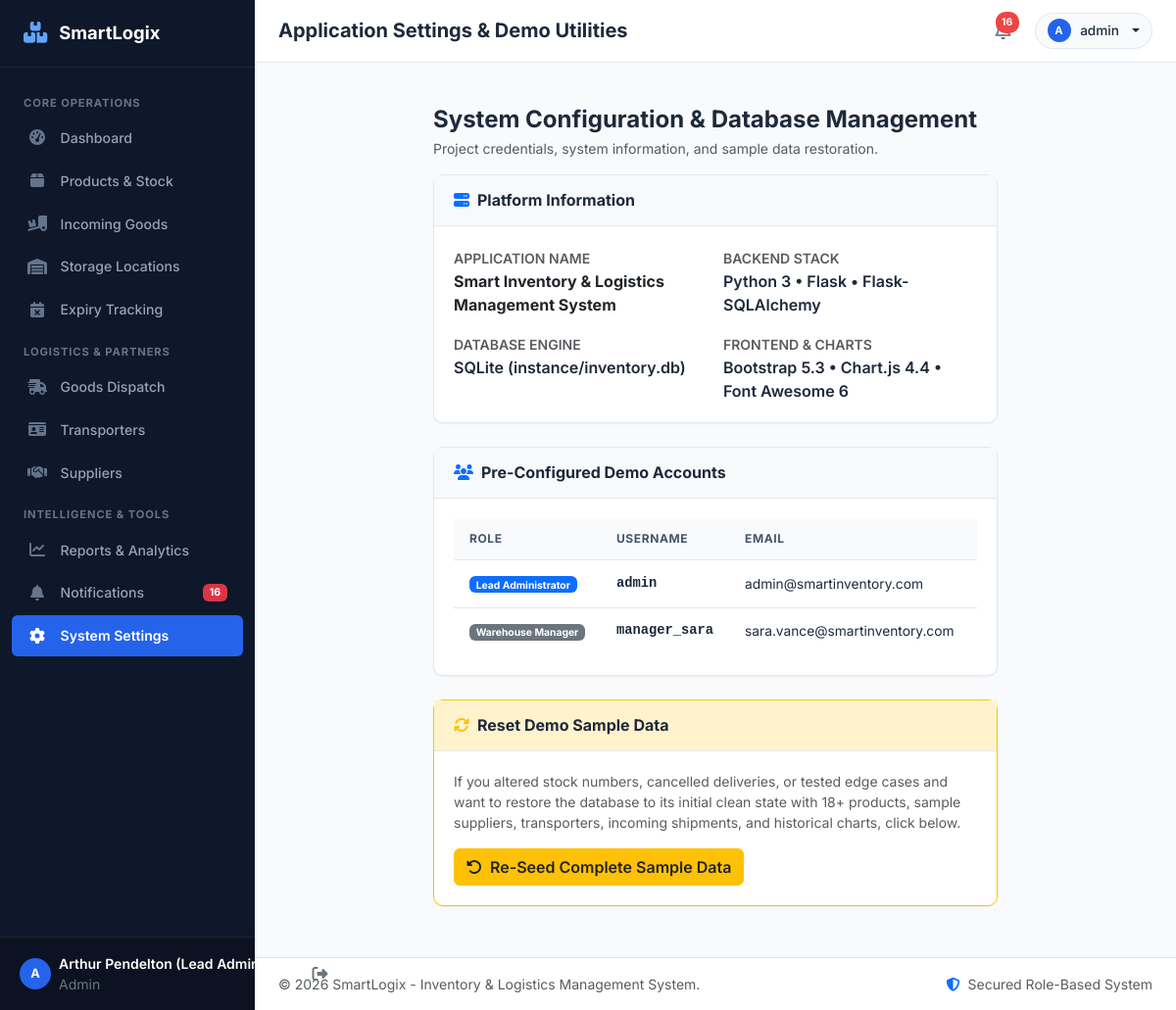
Screenshot of /settings/ (signed in) with the database file from the repository.
### models.py (models this page shows, shortened)
class User(db.Model):
    __tablename__ = 'users'
    id = db.Column(db.Integer, primary_key=True)
    username = db.Column(db.String(64), unique=True, nullable=False, index=True)
    email = db.Column(db.String(120), unique=True, nullable=False, index=True)
    password_hash = db.Column(db.String(256), nullable=False)
    full_name = db.Column(db.String(100), nullable=False)
    role = db.Column(db.String(20), default='Admin') # Admin, Manager, Shopkeeper, Warehouse Staff
    created_at = db.Column(db.DateTime, default=get_current_time)

### routes/settings.py (the view)
@settings_bp.route('/')
@login_required
def index():
    return render_template('settings/index.html')

### helpers.py (called while the page is built)
def login_required(f):
    @wraps(f)
    def decorated_function(*args, **kwargs):
        if 'user_id' not in session:
            flash('Please log in to access this page.', 'warning')
            return redirect(url_for('auth.login'))
        return f(*args, **kwargs)
    return decorated_function

### templates/settings/index.html (shortened to what this page needs)
{% extends "base.html" %}
{% block page_title %}Application Settings & Demo Utilities{% endblock %}
{% block content %}
<div class="row justify-content-center">
    <div class="col-lg-9 col-xl-8">
        <div class="d-flex justify-content-between align-items-center mb-3">
            <div>
                <h4 class="fw-bold mb-1">System Configuration & Database Management</h4>
                <p class="text-muted small mb-0">Project credentials, system information, and sample data restoration.</p>
            </div>
        </div>
        <div class="card-modern mb-4">
            <div class="card-header-modern bg-light">
                <div class="d-flex align-items-center gap-2">
                    <i class="fa-solid fa-server text-primary"></i>
                    <h6 class="mb-0 fw-bold">Platform Information</h6>
                </div>
            </div>
            <div class="card-body-modern">
                <div class="row g-3">
                    <div class="col-sm-6">
                        <label class="text-muted small fw-semibold text-uppercase">Application Name</label>
                        <div class="fw-bold text-dark">Smart Inventory & Logistics Management System</div>
                    </div>
                    <div class="col-sm-6">
                        <label class="text-muted small fw-semibold text-uppercase">Backend Stack</label>
                        <div class="fw-semibold">Python 3 &bull; Flask &bull; Flask-SQLAlchemy</div>
                    </div>
                    <div class="col-sm-6">
                        <label class="text-muted small fw-semibold text-uppercase">Database Engine</label>
                        <div class="fw-semibold">SQLite (instance/inventory.db)</div>
                    </div>
                    <div class="col-sm-6">
                        <label class="text-muted small fw-semibold text-uppercase">Frontend & Charts</label>
                        <div class="fw-semibold">Bootstrap 5.3 &bull; Chart.js 4.4 &bull; Font Awesome 6</div>
                    </div>
                </div>
            </div>
        </div>
        <div class="card-modern mb-4">
            <div class="card-header-modern bg-light">
                <div class="d-flex align-items-center gap-2">
                    <i class="fa-solid fa-users text-primary"></i>
                    <h6 class="mb-0 fw-bold">Pre-Configured Demo Accounts</h6>
                </div>
            </div>
            <div class="card-body-modern">
                <div class="table-responsive">
                    <table class="table-modern">
                        <thead>
                            <tr>
                                <th>Role</th>
                                <th>Username</th>
                                <th>Email</th>
                                <th>Password</th>
                            </tr>
                        </thead>
                        <tbody>
                            <tr>
                                <td><span class="badge bg-primary">Lead Administrator</span></td>
                                <td class="font-monospace fw-bold">admin</td>
                                <td>admin@smartinventory.com</td>
                                <td class="font-monospace text-muted">admin123</td>
                            </tr>
                            <tr>
                                <td><span class="badge bg-secondary">Warehouse Manager</span></td>
                                <td class="font-monospace fw-bold">manager_sara</td>
                                <td>sara.vance@smartinventory.com</td>
                                <td class="font-monospace text-muted">manager123</td>
                            </tr>
                        </tbody>
                    </table>
                </div>
            </div>
        </div>
        <div class="card-modern border-warning">
            <div class="card-header-modern bg-warning-subtle text-dark">
                <div class="d-flex align-items-center gap-2">
                    <i class="fa-solid fa-arrows-rotate text-warning"></i>
                    <h6 class="mb-0 fw-bold">Reset Demo Sample Data</h6>
                </div>
            </div>
            <div class="card-body-modern">
                <p class="small text-muted mb-3">
                    If you altered stock numbers, cancelled deliveries, or tested edge cases and want to restore the database to its initial clean state with 18+ products, sample suppliers, transporters, incoming shipments, and historical charts, click below.
                </p>
                <form method="POST" action="{{ url_for('settings.reset_sample_data') }}" onsubmit="return confirm('Are you sure you want to re-seed the sample database? All current test edits will be reset to defaults.')">
                    <button type="submit" class="btn btn-warning text-dark fw-semibold">
                        <i class="fa-solid fa-rotate-left me-1"></i> Re-Seed Complete Sample Data
                    </button>
                </form>
            </div>
        </div>
    </div>
</div>
{% endblock %}

### templates/base.html (shortened to what this page needs)
<!DOCTYPE html>
<html lang="en">
<head>
    <link href="https://cdn.jsdelivr.net/npm/bootstrap@5.3.3/dist/css/bootstrap.min.css" rel="stylesheet">
    <link rel="stylesheet" href="https://cdnjs.cloudflare.com/ajax/libs/font-awesome/6.5.1/css/all.min.css">
    <link rel="stylesheet" href="{{ url_for('static', filename='css/style.css') }}">
</head>
<body>
<div class="app-wrapper">
    <nav id="sidebar">
        <a href="{{ url_for('dashboard.index') }}" class="sidebar-brand">
            <i class="fa-solid fa-boxes-stacked"></i>
            <span>SmartLogix</span>
        </a>
        <ul class="sidebar-nav">
            <li class="sidebar-section-title">Core Operations</li>
            <li class="nav-item">
                <a class="nav-link {% if request.blueprint == 'dashboard' %}active{% endif %}" href="{{ url_for('dashboard.index') }}">
                    <i class="fa-solid fa-gauge-high"></i>
                    <span>Dashboard</span>
                </a>
            </li>
            <li class="nav-item">
                <a class="nav-link {% if request.blueprint == 'inventory' %}active{% endif %}" href="{{ url_for('inventory.index') }}">
                    <i class="fa-solid fa-box"></i>
                    <span>Products & Stock</span>
                </a>
            </li>
            <li class="nav-item">
                <a class="nav-link {% if request.blueprint == 'incoming' %}active{% endif %}" href="{{ url_for('incoming.index') }}">
                    <i class="fa-solid fa-truck-ramp-box"></i>
                    <span>Incoming Goods</span>
                </a>
            </li>
            <li class="nav-item">
                <a class="nav-link {% if request.blueprint == 'locations' %}active{% endif %}" href="{{ url_for('locations.index') }}">
                    <i class="fa-solid fa-warehouse"></i>
                    <span>Storage Locations</span>
                </a>
            </li>
            <li class="nav-item">
                <a class="nav-link {% if request.blueprint == 'expiry' %}active{% endif %}" href="{{ url_for('expiry.index') }}">
                    <i class="fa-solid fa-calendar-xmark"></i>
                    <span>Expiry Tracking</span>
                </a>
            </li>
            <li class="sidebar-section-title">Logistics & Partners</li>
            <li class="nav-item">
                <a class="nav-link {% if request.blueprint == 'dispatch' %}active{% endif %}" href="{{ url_for('dispatch.index') }}">
                    <i class="fa-solid fa-truck-fast"></i>
                    <span>Goods Dispatch</span>
                </a>
            </li>
            <li class="nav-item">
                <a class="nav-link {% if request.blueprint == 'transporters' %}active{% endif %}" href="{{ url_for('transporters.index') }}">
                    <i class="fa-solid fa-id-card"></i>
                    <span>Transporters</span>
                </a>
            </li>
            <li class="nav-item">
                <a class="nav-link {% if request.blueprint == 'suppliers' %}active{% endif %}" href="{{ url_for('suppliers.index') }}">
                    <i class="fa-solid fa-handshake"></i>
                    <span>Suppliers</span>
                </a>
            </li>
            <li class="sidebar-section-title">Intelligence & Tools</li>
            <li class="nav-item">
                <a class="nav-link {% if request.blueprint == 'reports' %}active{% endif %}" href="{{ url_for('reports.index') }}">
                    <i class="fa-solid fa-chart-line"></i>
                    <span>Reports & Analytics</span>
                </a>
            </li>
            <li class="nav-item">
                <a class="nav-link {% if request.blueprint == 'notifications' %}active{% endif %}" href="{{ url_for('notifications.index') }}">
                    <i class="fa-solid fa-bell"></i>
                    <span>Notifications</span>
                    {% if unread_notifications_count > 0 %}
                    <span class="badge bg-danger ms-auto">{{ unread_notifications_count }}</span>
                    {% endif %}
                </a>
            </li>
            <li class="nav-item">
                <a class="nav-link {% if request.blueprint == 'settings' %}active{% endif %}" href="{{ url_for('settings.index') }}">
                    <i class="fa-solid fa-gear"></i>
                    <span>System Settings</span>
                </a>
            </li>
        </ul>
        <div class="sidebar-user">
            <div class="d-flex align-items-center justify-content-between">
                <div class="d-flex align-items-center gap-2">
                    <div class="avatar-circle">
                        {{ current_user.full_name[:1] if current_user else 'U' }}
                    </div>
                    <div class="overflow-hidden">
                        <div class="text-white text-truncate fw-semibold small">{{ current_user.full_name if current_user else 'Guest' }}</div>
                        <div class="text-secondary small">{{ current_user.role if current_user else 'Visitor' }}</div>
                    </div>
                </div>
                <a href="{{ url_for('auth.logout') }}" class="text-secondary hover-white" data-bs-toggle="tooltip" title="Sign Out">
                    <i class="fa-solid fa-right-from-bracket"></i>
                </a>
            </div>
        </div>
    </nav>
    <div id="content">
        <header class="top-navbar no-print">
            <div class="d-flex align-items-center gap-3">
                <h1 class="page-title">{% block page_title %}Dashboard{% endblock %}</h1>
            </div>
            <div class="navbar-actions">
                <a href="{{ url_for('notifications.index') }}" class="notification-badge" title="Notifications">
                    {% if unread_notifications_count > 0 %}
                    <span class="badge-counter">{{ unread_notifications_count }}</span>
                    {% endif %}
                </a>
                <div class="dropdown">
                    <button class="user-profile-btn dropdown-toggle" type="button" data-bs-toggle="dropdown" aria-expanded="false">
                        <div class="avatar-circle" style="width: 24px; height: 24px; font-size: 0.7rem;">
                            {{ current_user.full_name[:1] if current_user else 'U' }}
                        </div>
                        <span>{{ current_user.username if current_user else 'Guest' }}</span>
                    </button>
                </div>
            </div>
        </header>
        <div class="px-4 pt-3 no-print">
        </div>
        <main class="page-container">
            {% block content %}{% endblock %}
        </main>
        <footer class="bg-white border-top py-3 px-4 text-muted small d-flex justify-content-between align-items-center no-print">
            <span>&copy; {{ now.year }} SmartLogix - Inventory & Logistics Management System.</span>
            <span><i class="fa-solid fa-shield-halved text-primary me-1"></i> Secured Role-Based System</span>
        </footer>
    </div>
</div>
</body>
</html>

### rows the page displays
User: full_name "A", full_name "Arthur Pendelton (Lead Administrator)", role "Admin", username "admin"

### other values shown
{{ unread_notifications_count }} "16"
